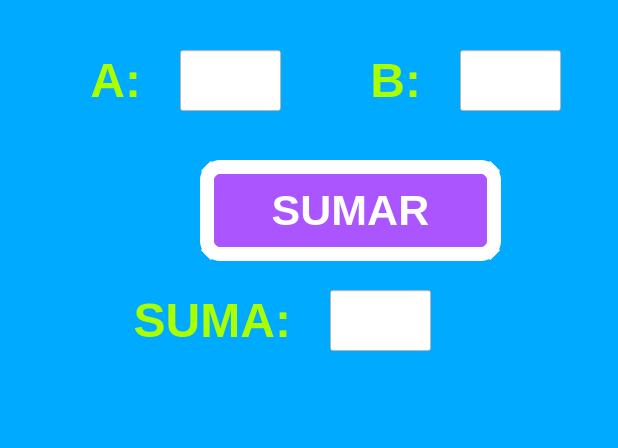
<?xml version="1.0" encoding="UTF-8"?>
<ui version="4.0">
 <class>MainWindow</class>
 <widget class="QMainWindow" name="MainWindow">
  <property name="geometry">
   <rect>
    <x>0</x>
    <y>0</y>
    <width>618</width>
    <height>448</height>
   </rect>
  </property>
  <property name="windowTitle">
   <string>MainWindow</string>
  </property>
  <property name="styleSheet">
   <string notr="true">background-color: rgb(0, 170, 255);
</string>
  </property>
  <widget class="QWidget" name="centralwidget">
   <widget class="QPushButton" name="btn_sumar">
    <property name="geometry">
     <rect>
      <x>200</x>
      <y>160</y>
      <width>301</width>
      <height>101</height>
     </rect>
    </property>
    <property name="font">
     <font>
      <pointsize>32</pointsize>
      <weight>75</weight>
      <bold>true</bold>
     </font>
    </property>
    <property name="styleSheet">
     <string notr="true">background-color: rgb(170, 85, 255);
color: rgb(255, 255, 255);
border-radius:20px;
border: 14px solid white;</string>
    </property>
    <property name="text">
     <string>SUMAR</string>
    </property>
   </widget>
   <widget class="QLabel" name="labelA">
    <property name="geometry">
     <rect>
      <x>40</x>
      <y>30</y>
      <width>101</width>
      <height>101</height>
     </rect>
    </property>
    <property name="text">
     <string>&lt;html&gt;&lt;head/&gt;&lt;body&gt;&lt;p align=&quot;right&quot;&gt;&lt;span style=&quot; font-size:36pt; font-weight:600; color:#aaff00;&quot;&gt;A:&lt;/span&gt;&lt;/p&gt;&lt;/body&gt;&lt;/html&gt;</string>
    </property>
   </widget>
   <widget class="QLineEdit" name="txt_A">
    <property name="geometry">
     <rect>
      <x>180</x>
      <y>50</y>
      <width>101</width>
      <height>61</height>
     </rect>
    </property>
    <property name="styleSheet">
     <string notr="true">background-color: rgb(255, 255, 255);
font: 36pt &quot;MS Shell Dlg 2&quot;;</string>
    </property>
    <property name="text">
     <string/>
    </property>
    <property name="alignment">
     <set>Qt::AlignCenter</set>
    </property>
   </widget>
   <widget class="QLineEdit" name="txt_B">
    <property name="geometry">
     <rect>
      <x>460</x>
      <y>50</y>
      <width>101</width>
      <height>61</height>
     </rect>
    </property>
    <property name="styleSheet">
     <string notr="true">background-color: rgb(255, 255, 255);
font: 36pt &quot;MS Shell Dlg 2&quot;;</string>
    </property>
    <property name="text">
     <string/>
    </property>
    <property name="alignment">
     <set>Qt::AlignCenter</set>
    </property>
   </widget>
   <widget class="QLabel" name="labelB">
    <property name="geometry">
     <rect>
      <x>320</x>
      <y>30</y>
      <width>101</width>
      <height>101</height>
     </rect>
    </property>
    <property name="text">
     <string>&lt;html&gt;&lt;head/&gt;&lt;body&gt;&lt;p align=&quot;right&quot;&gt;&lt;span style=&quot; font-size:36pt; font-weight:600; color:#aaff00;&quot;&gt;B:&lt;/span&gt;&lt;/p&gt;&lt;/body&gt;&lt;/html&gt;</string>
    </property>
   </widget>
   <widget class="QLineEdit" name="txt_resultado">
    <property name="geometry">
     <rect>
      <x>330</x>
      <y>290</y>
      <width>101</width>
      <height>61</height>
     </rect>
    </property>
    <property name="styleSheet">
     <string notr="true">background-color: rgb(255, 255, 255);
font: 36pt &quot;MS Shell Dlg 2&quot;;</string>
    </property>
    <property name="text">
     <string/>
    </property>
    <property name="alignment">
     <set>Qt::AlignCenter</set>
    </property>
   </widget>
   <widget class="QLabel" name="labelSuma">
    <property name="geometry">
     <rect>
      <x>40</x>
      <y>280</y>
      <width>251</width>
      <height>81</height>
     </rect>
    </property>
    <property name="text">
     <string>&lt;html&gt;&lt;head/&gt;&lt;body&gt;&lt;p align=&quot;right&quot;&gt;&lt;span style=&quot; font-size:36pt; font-weight:600; color:#aaff00;&quot;&gt;	SUMA:&lt;/span&gt;&lt;/p&gt;&lt;/body&gt;&lt;/html&gt;</string>
    </property>
   </widget>
  </widget>
  <widget class="QMenuBar" name="menubar">
   <property name="geometry">
    <rect>
     <x>0</x>
     <y>0</y>
     <width>618</width>
     <height>26</height>
    </rect>
   </property>
  </widget>
  <widget class="QStatusBar" name="statusbar"/>
 </widget>
 <resources/>
 <connections/>
</ui>
